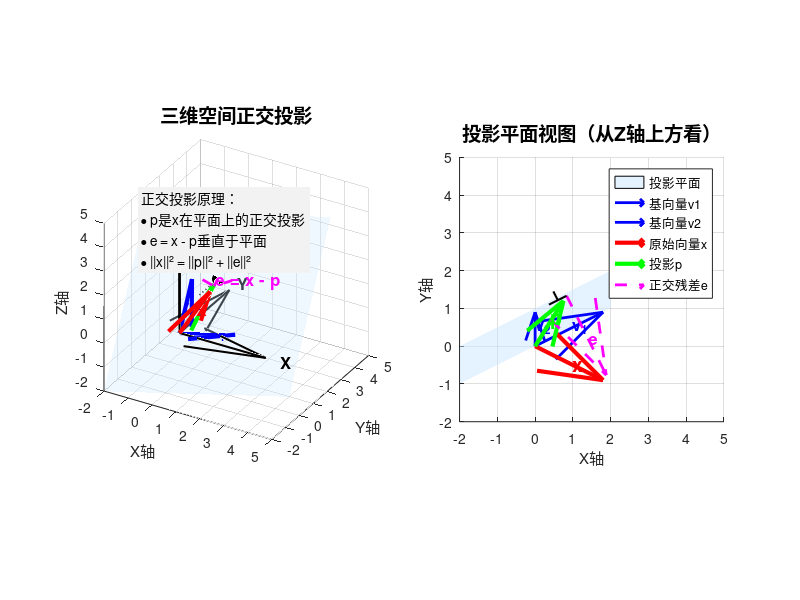

MATLAB code to generate this figure: (Note: this script raises an error after producing the figure.)
%% 三维空间正交投影可视化
clear; clc; close all;

%% 1. 设置空间和基向量
% 定义原始三维空间
figure('Position', [100, 100, 1200, 800]);

% 创建子图1：三维空间视图
subplot(1, 2, 1);
hold on; grid on; axis equal;
view(30, 30);  % 设置视角

% 定义投影平面（二维子空间）
% 平面由两个基向量张成
v1 = [2, 1, 0]';  % 基向量1
v2 = [0, 1, 2]';  % 基向量2

% 创建一个要被投影的向量
x = [2, -1, 3]';  % 原始向量

%% 2. 计算正交投影
% 构造平面基向量组成的矩阵A
A = [v1, v2];

% 计算投影矩阵 P = A(A^T A)^{-1} A^T
P = A * inv(A' * A) * A';

% 计算投影向量
p = P * x;  % x在平面上的投影

% 计算残差向量（与平面正交）
e = x - p;  % 垂直于平面的分量

%% 3. 验证正交性
% 检查投影向量是否在平面内
% 即检查p是否可以用v1和v2线性表示
coefficients = inv([v1, v2]' * [v1, v2]) * [v1, v2]' * p;
fprintf('投影向量p = %.2fv1 + %.2fv2\n', coefficients(1), coefficients(2));

% 检查残差是否与平面正交
% 即检查e是否与v1和v2都垂直
orth1 = dot(e, v1);
orth2 = dot(e, v2);
fprintf('e与v1的点积: %.6f\n', orth1);
fprintf('e与v2的点积: %.6f\n', orth2);

% 验证勾股定理: ||x||^2 = ||p||^2 + ||e||^2
norm_x_sq = norm(x)^2;
norm_p_sq = norm(p)^2;
norm_e_sq = norm(e)^2;
fprintf('\n||x||^2 = %.4f\n', norm_x_sq);
fprintf('||p||^2 + ||e||^2 = %.4f + %.4f = %.4f\n', ...
    norm_p_sq, norm_e_sq, norm_p_sq + norm_e_sq);

%% 4. 绘制三维空间视图
% 绘制坐标轴
quiver3(0, 0, 0, 4, 0, 0, 'k', 'LineWidth', 1.5, 'MaxHeadSize', 0.5);
quiver3(0, 0, 0, 0, 4, 0, 'k', 'LineWidth', 1.5, 'MaxHeadSize', 0.5);
quiver3(0, 0, 0, 0, 0, 4, 'k', 'LineWidth', 1.5, 'MaxHeadSize', 0.5);
text(4.2, 0, 0, 'X', 'FontSize', 12, 'FontWeight', 'bold');
text(0, 4.2, 0, 'Y', 'FontSize', 12, 'FontWeight', 'bold');
text(0, 0, 4.2, 'Z', 'FontSize', 12, 'FontWeight', 'bold');

% 绘制投影平面（由v1和v2张成的平面）
% 生成平面上的网格点
s = linspace(-2, 2, 10);
t = linspace(-2, 2, 10);
[S, T] = meshgrid(s, t);
X_plane = v1(1)*S + v2(1)*T;
Y_plane = v1(2)*S + v2(2)*T;
Z_plane = v1(3)*S + v2(3)*T;

surf(X_plane, Y_plane, Z_plane, 'FaceAlpha', 0.3, ...
    'EdgeAlpha', 0.2, 'FaceColor', [0.8, 0.9, 1]);
title('三维空间正交投影', 'FontSize', 14, 'FontWeight', 'bold');

% 绘制基向量v1和v2
quiver3(0, 0, 0, v1(1), v1(2), v1(3), 'b', ...
    'LineWidth', 3, 'MaxHeadSize', 0.5);
quiver3(0, 0, 0, v2(1), v2(2), v2(3), 'b', ...
    'LineWidth', 3, 'MaxHeadSize', 0.5);
text(v1(1)/2, v1(2)/2, v1(3)/2, 'v_1', 'FontSize', 12, 'Color', 'b', 'FontWeight', 'bold');
text(v2(1)/2, v2(2)/2, v2(3)/2, 'v_2', 'FontSize', 12, 'Color', 'b', 'FontWeight', 'bold');

% 绘制原始向量x
quiver3(0, 0, 0, x(1), x(2), x(3), 'r', ...
    'LineWidth', 3, 'MaxHeadSize', 0.5);
text(x(1)/2, x(2)/2, x(3)/2, 'x', 'FontSize', 14, ...
    'Color', 'r', 'FontWeight', 'bold');

% 绘制投影向量p
quiver3(0, 0, 0, p(1), p(2), p(3), 'g', ...
    'LineWidth', 3, 'MaxHeadSize', 0.5, 'LineStyle', '-');
text(p(1)/2, p(2)/2, p(3)/2, 'p = proj(x)', 'FontSize', 12, ...
    'Color', 'g', 'FontWeight', 'bold');

% 绘制残差向量e（从投影点到原始点）
quiver3(p(1), p(2), p(3), e(1), e(2), e(3), 'm', ...
    'LineWidth', 2, 'MaxHeadSize', 0.5, 'LineStyle', '--');
text(p(1)+e(1)/2, p(2)+e(2)/2, p(3)+e(3)/2, 'e = x - p', ...
    'FontSize', 12, 'Color', 'm', 'FontWeight', 'bold');

% 绘制从原点到投影点的辅助线
plot3([p(1), p(1)], [p(2), p(2)], [0, p(3)], 'k:', 'LineWidth', 1);
plot3([p(1), p(1)], [0, p(2)], [p(3), p(3)], 'k:', 'LineWidth', 1);
plot3([0, p(1)], [p(2), p(2)], [p(3), p(3)], 'k:', 'LineWidth', 1);

% 标记交点
plot3(p(1), p(2), p(3), 'ko', 'MarkerSize', 8, 'MarkerFaceColor', 'k');

% 添加标注
text(-1, -1, 4.5, {'正交投影原理：', ...
    '• p是x在平面上的正交投影', ...
    '• e = x - p垂直于平面', ...
    '• ||x||² = ||p||² + ||e||²'}, ...
    'FontSize', 10, 'BackgroundColor', [0.95, 0.95, 0.95]);

xlabel('X轴'); ylabel('Y轴'); zlabel('Z轴');
xlim([-2, 5]); ylim([-2, 5]); zlim([-2, 5]);

%% 5. 绘制二维平面视图（从最佳视角看平面）
subplot(1, 2, 2);
hold on; grid on; axis equal;
view(0, 90);  % 从上往下看

% 重新绘制平面（简化）
v1_2d = [v1(1), v1(2)]';
v2_2d = [v2(1), v2(2)]';
x_2d = [x(1), x(2)]';
p_2d = [p(1), p(2)]';

% 绘制平面区域
fill([-v1_2d(1), v1_2d(1), v1_2d(1)+v2_2d(1), -v1_2d(1)+v2_2d(1)], ...
     [-v1_2d(2), v1_2d(2), v1_2d(2)+v2_2d(2), -v1_2d(2)+v2_2d(2)], ...
     [0.8, 0.9, 1], 'FaceAlpha', 0.5, 'EdgeAlpha', 0.3);

% 绘制基向量
quiver(0, 0, v1_2d(1), v1_2d(2), 'b', 'LineWidth', 2, 'MaxHeadSize', 0.5);
quiver(0, 0, v2_2d(1), v2_2d(2), 'b', 'LineWidth', 2, 'MaxHeadSize', 0.5);
text(v1_2d(1)/2, v1_2d(2)/2, 'v_1', 'FontSize', 12, 'Color', 'b', 'FontWeight', 'bold');
text(v2_2d(1)/2, v2_2d(2)/2, 'v_2', 'FontSize', 12, 'Color', 'b', 'FontWeight', 'bold');

% 绘制向量和投影
quiver(0, 0, x_2d(1), x_2d(2), 'r', 'LineWidth', 3, 'MaxHeadSize', 0.5);
quiver(0, 0, p_2d(1), p_2d(2), 'g', 'LineWidth', 3, 'MaxHeadSize', 0.5);
quiver(p_2d(1), p_2d(2), x_2d(1)-p_2d(1), x_2d(2)-p_2d(2), 'm', ...
    'LineWidth', 2, 'MaxHeadSize', 0.5, 'LineStyle', '--');

% 标记
text(x_2d(1)/2, x_2d(2)/2, 'x', 'FontSize', 14, 'Color', 'r', 'FontWeight', 'bold');
text(p_2d(1)/2, p_2d(2)/2, 'p', 'FontSize', 14, 'Color', 'g', 'FontWeight', 'bold');
text(p_2d(1)+(x_2d(1)-p_2d(1))/2, p_2d(2)+(x_2d(2)-p_2d(2))/2, 'e', ...
    'FontSize', 12, 'Color', 'm', 'FontWeight', 'bold');

% 绘制直角符号（表示正交）
plot([p_2d(1), p_2d(1)+0.2*(x_2d(2)-p_2d(2))], ...
     [p_2d(2), p_2d(2)-0.2*(x_2d(1)-p_2d(1))], 'k-', 'LineWidth', 1.5);
plot([p_2d(1)+0.1*(x_2d(2)-p_2d(2)), p_2d(1)+0.1*(x_2d(2)-p_2d(2))-0.1*(x_2d(1)-p_2d(1))], ...
     [p_2d(2)-0.1*(x_2d(1)-p_2d(1)), p_2d(2)-0.1*(x_2d(1)-p_2d(1))-0.1*(x_2d(2)-p_2d(2))], 'k-', 'LineWidth', 1.5);

title('投影平面视图（从Z轴上方看）', 'FontSize', 14, 'FontWeight', 'bold');
xlabel('X轴'); ylabel('Y轴');
xlim([-2, 5]); ylim([-2, 5]);

% 添加图例
legend({'投影平面', '基向量v1', '基向量v2', '原始向量x', ...
    '投影p', '正交残差e'}, 'Location', 'best');

%% 6. 添加整体标题和说明
sgtitle('三维空间正交投影可视化', 'FontSize', 16, 'FontWeight', 'bold');

% 在图形底部添加数学公式说明
annotation('textbox', [0.1, 0.02, 0.8, 0.05], ...
    'String', sprintf('数学表示: p = Px = A(A^T A)^{-1} A^T x, 其中 A = [v_1, v_2], e = x - p, e ⟂ v_1, e ⟂ v_2'), ...
    'FontSize', 10, 'HorizontalAlignment', 'center', ...
    'EdgeColor', 'none', 'BackgroundColor', [0.95, 0.95, 0.95]);

disp('=== 正交投影验证 ===');
disp(['原始向量 x = [', num2str(x'), ']']);
disp(['投影向量 p = [', num2str(p'), ']']);
disp(['残差向量 e = [', num2str(e'), ']']);
disp(' ');
disp('验证正交性:');
disp(['e·v1 = ', num2str(dot(e, v1)), ' (应为0)']);
disp(['e·v2 = ', num2str(dot(e, v2)), ' (应为0)']);
disp(' ');
disp('验证勾股定理:');
disp(['||x||^2 = ', num2str(norm(x)^2)]);
disp(['||p||^2 + ||e||^2 = ', num2str(norm(p)^2 + norm(e)^2)]);
